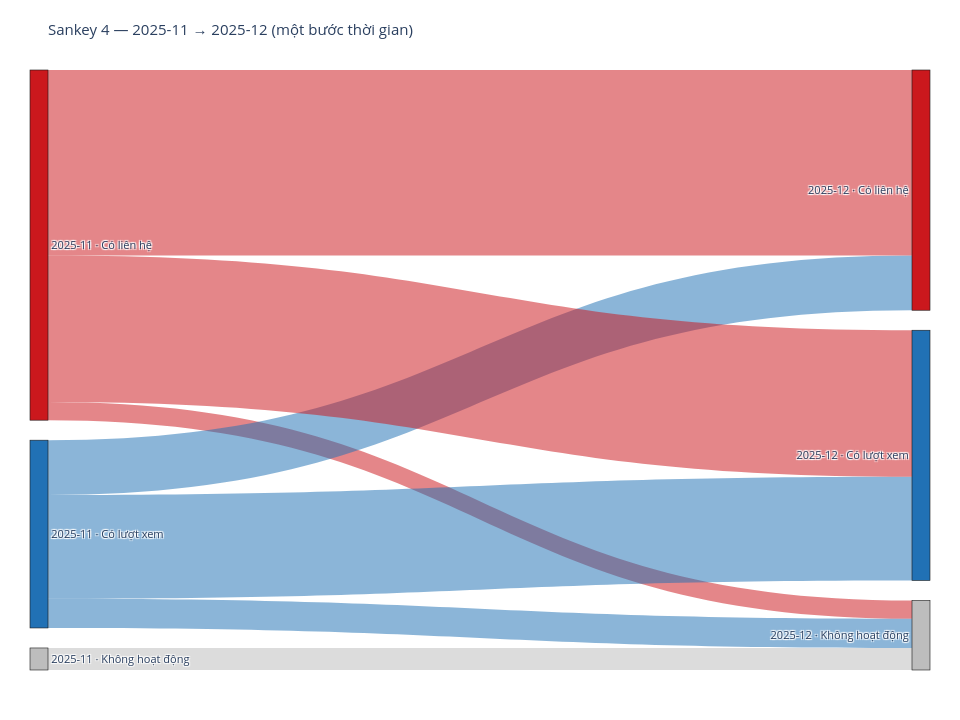
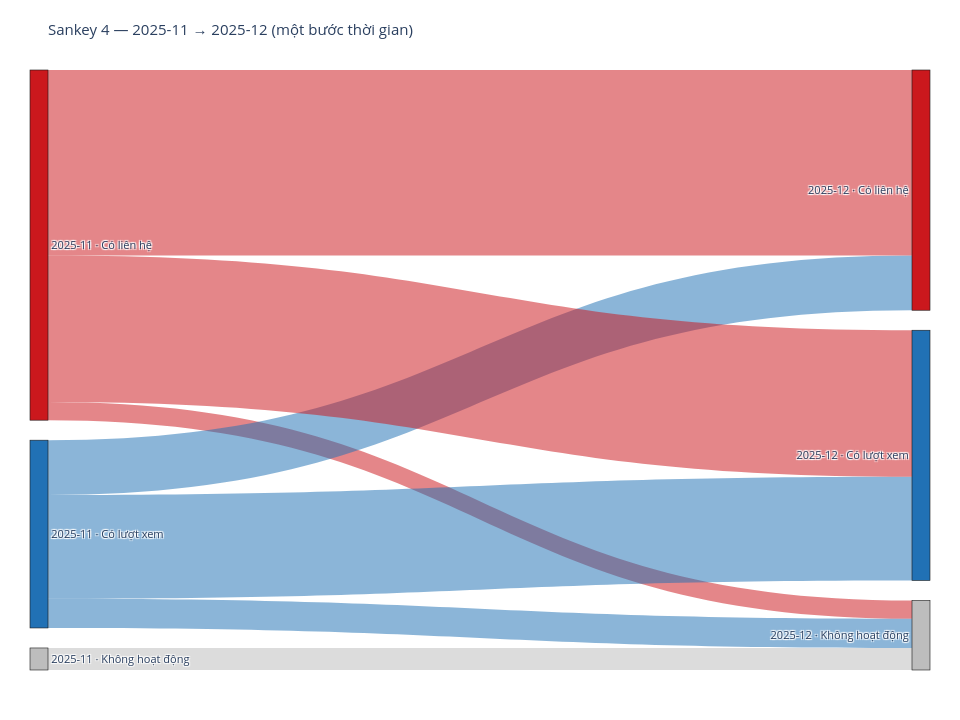

Notebook code cell kept with these figures, in order:
### Markdown cell above
## 4. (Tuỳ chọn) Sankey **theo từng tháng** — tháng trước → tháng sau

Chọn một cặp tháng cụ thể (ví dụ chuyển tiếp đầu kỳ).

### Code cell
TOP_PAIR = con.execute("""
    SELECT prev_month, month, SUM(n)::BIGINT AS total_n
    FROM (
        SELECT prev_month, month, COUNT(*)::BIGINT AS n
        FROM month_transitions
        WHERE prev_month IS NOT NULL
        GROUP BY prev_state, snap_state, prev_month, month, ad_status
    ) t
    GROUP BY 1, 2
    ORDER BY total_n DESC
    LIMIT 1
""").fetchone()
pm, m = TOP_PAIR[0], TOP_PAIR[1]
print(f"Cặp tháng lớn nhất: {pm} → {m} ({TOP_PAIR[2]:,} dòng chuyển tiếp)")

one_month = con.execute("""
    SELECT prev_state, snap_state, COUNT(*)::BIGINT AS n
    FROM month_transitions
    WHERE prev_month = ? AND month = ?
    GROUP BY 1, 2
""", [pm, m]).df()
one_month["source"] = one_month["prev_state"].map(lambda x: label_snap(x, str(pm)[:7]))
one_month["target"] = one_month["snap_state"].map(lambda x: label_snap(x, str(m)[:7]))

fig4, _ = flows_to_sankey(one_month, "source", "target")
fig4.update_layout(title=f"Sankey 4 — {str(pm)[:7]} → {str(m)[:7]} (một bước thời gian)")
show_and_save(fig4, f"sankey_04_{str(pm)[:7]}_to_{str(m)[:7]}")
fig4

### Figure 1 — Plotly figure (JSON) as saved in the notebook; plotly's stock layout.template omitted (floating-point values rounded to 4 significant figures)
{"data": [{"arrangement": "snap", "link": {"color": ["rgba(203,24,29,0.52)", "rgba(33,113,181,0.52)", "rgba(33,113,181,0.52)", "rgba(33,113,181,0.52)", "rgba(189,189,189,0.52)", "rgba(203,24,29,0.52)", "rgba(203,24,29,0.52)"], "source": [0, 1, 1, 1, 2, 0, 0], "target": [3, 4, 5, 3, 3, 5, 4], "value": [5559, 31576, 16664, 8900, 6704, 56434, 44559]}, "node": {"color": ["#cb181d", "#2171b5", "#bdbdbd", "#bdbdbd", "#2171b5", "#cb181d"], "label": ["2025-11 · Có liên hệ", "2025-11 · Có lượt xem", "2025-11 · Không hoạt động", "2025-12 · Không hoạt động", "2025-12 · Có lượt xem", "2025-12 · Có liên hệ"], "line": {"color": "#1a1a1a", "width": 0.6}, "pad": 20, "thickness": 18}, "type": "sankey"}], "layout": {"font": {"size": 11}, "height": 720, "margin": {"b": 50, "l": 30, "r": 30, "t": 70}, "title": {"text": "Sankey 4 — 2025-11 → 2025-12 (một bước thời gian)"}, "width": 960}}

### Figure 2 — Plotly figure (JSON) as saved in the notebook; plotly's stock layout.template omitted (floating-point values rounded to 4 significant figures)
{"data": [{"arrangement": "snap", "link": {"color": ["rgba(203,24,29,0.52)", "rgba(33,113,181,0.52)", "rgba(33,113,181,0.52)", "rgba(33,113,181,0.52)", "rgba(189,189,189,0.52)", "rgba(203,24,29,0.52)", "rgba(203,24,29,0.52)"], "source": [0, 1, 1, 1, 2, 0, 0], "target": [3, 4, 5, 3, 3, 5, 4], "value": [5559, 31576, 16664, 8900, 6704, 56434, 44559]}, "node": {"color": ["#cb181d", "#2171b5", "#bdbdbd", "#bdbdbd", "#2171b5", "#cb181d"], "label": ["2025-11 · Có liên hệ", "2025-11 · Có lượt xem", "2025-11 · Không hoạt động", "2025-12 · Không hoạt động", "2025-12 · Có lượt xem", "2025-12 · Có liên hệ"], "line": {"color": "#1a1a1a", "width": 0.6}, "pad": 20, "thickness": 18}, "type": "sankey"}], "layout": {"font": {"size": 11}, "height": 720, "margin": {"b": 50, "l": 30, "r": 30, "t": 70}, "title": {"text": "Sankey 4 — 2025-11 → 2025-12 (một bước thời gian)"}, "width": 960}}
